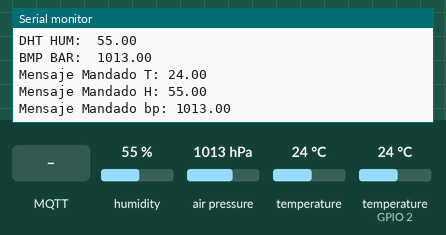
The sketch below on a simulated ESP8266 (NodeMCU). Parts: the last lines printed to the serial monitor. The inputs (shaded band) are chosen by the test bench; at power-on: humidity 55 %, air pressure 1013 hPa, temperature 24 °C, temperature (sensor on GPIO 2) 24 °C. WiFi joins after 1.5 s; servers stay silent unless stated; no MQTT or app messages arrive unless stated. At 8.3 s the program puts the board to deep sleep or switches it off; the recording ends there.

Above: at 3.7 s.
3.8 s: MQTT message "1" arrives on the first subscribed topic
At 4.7 s:
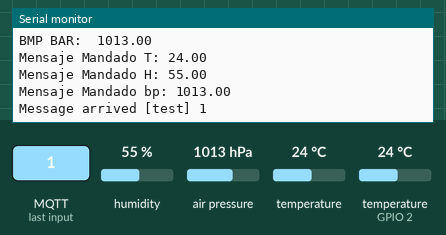
5.3 s: MQTT message "on" arrives on the first subscribed topic
At 5.9 s:
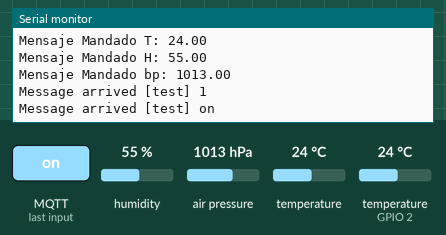
6.8 s: MQTT message "off" arrives on the first subscribed topic
At 8.0 s:
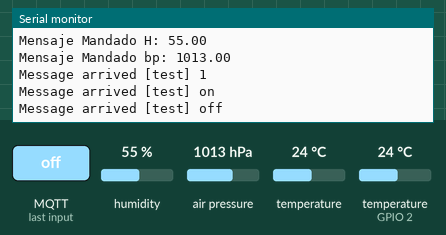

Measured:
- after the input at 3.8 s, the serial monitor: prints a new line at once (image 1)
- after the input at 5.3 s, the serial monitor: prints a new line at once (image 2)
- after the input at 6.8 s, the serial monitor: prints a new line at once (image 3)

The sketch:

main_EM.ino
```cpp
#include "EM_lite.hpp"
#include <ESP8266WiFiMulti.h>
#include <ESP8266HTTPClient.h>
#include <ESP8266WiFi.h>
#include <ESP8266mDNS.h>
#include <WiFiUdp.h>
#include <ArduinoOTA.h>
#include <PubSubClient.h>

//variables y objetos varios
EMlite em(2, 22);
float* data;
unsigned long ultima, ultima1;

//CREDENCIALES WIFI Y MQTT
const char* ssid = "Notebooks ETEC";
const char* password = "373k123*";
IPAddress server(192,168,40,242);
#define MQTT_port 1883
WiFiClient espClient;
PubSubClient client(espClient);
unsigned long lastMsg = 0;
#define MSG_BUFFER_SIZE  (50)
char msg[MSG_BUFFER_SIZE];

void callback(char* topic, byte* payload, unsigned int length) {
    Serial.print("Message arrived [");
    Serial.print(topic);
    Serial.print("] ");
    String mensaje;
    for (int i = 0; i < length; i++) {
        Serial.print((char)payload[i]);
        mensaje += (char)payload[i];
    }
    Serial.println();
    if (mensaje == "SLEEP"){
        Serial.print("Sleep moment");
        ESP.deepSleep(900000000);
    }
}

void reconnect() {
    // Loop until we're reconnected
    if (!client.connected()) {
        Serial.print("Attempting MQTT connection...");
        // Create a random client ID
        String clientId = "MadBone";
        // Attempt to connect
        if (client.connect(clientId.c_str())) {
            Serial.println("Conectado!!");
            // Once connected, publish an announcement...
            client.publish("test", "papitas");
            // ... and resubscribe
            client.subscribe("test");
            client.subscribe("hum");
            client.subscribe("temp");
            client.subscribe("sleep");
        } else {
            Serial.print("failed, rc=");
            Serial.print(client.state());
        }
    }
}

void setup(){
    Serial.begin(115200);
    //WIFI & MQTT SETUP
    WiFi.mode(WIFI_STA);
    WiFi.begin(ssid, password);
    Serial.print("Conectando...");
    while (WiFi.status() != WL_CONNECTED) {
    delay(500);
    Serial.print(".");
    }
    Serial.print("Conectado con éxito, mi IP es: ");
    Serial.println(WiFi.localIP());
    delay(1000);
    client.setServer(server, 1883);
    client.setCallback(callback);

    //OTA SETUP
    ArduinoOTA.setHostname("iDareYouToChangeThisCodeYouFilthyCasual");
    ArduinoOTA.setPassword("SunnySunday");
    ArduinoOTA.onStart([]() {
        String type;
        if (ArduinoOTA.getCommand() == U_FLASH) {
            type = "sketch";
        } else { // U_FS
            type = "filesystem";
        }
        Serial.println("Start updating " + type);
    });
    ArduinoOTA.onEnd([]() {
        Serial.println("\nEnd");
    });
    ArduinoOTA.onProgress([](unsigned int progress, unsigned int total) {
        Serial.printf("Progress: %u%%\r", (progress / (total / 100)));
    });
    ArduinoOTA.onError([](ota_error_t error) {
        Serial.printf("Error[%u]: ", error);
        if (error == OTA_AUTH_ERROR) Serial.println("Auth Failed");
        else if (error == OTA_BEGIN_ERROR) Serial.println("Begin Failed");
        else if (error == OTA_CONNECT_ERROR) Serial.println("Connect Failed");
        else if (error == OTA_RECEIVE_ERROR) Serial.println("Receive Failed");
        else if (error == OTA_END_ERROR) Serial.println("End Failed");
    });
    ArduinoOTA.begin();
}

void loop(){
    //OTA & MQTT HANDLER
    ArduinoOTA.handle();
    if (!client.connected()){
        if (millis()>=ultima1){
            ultima1 = millis() + 2000;
            reconnect();
        }
    }
    client.loop();

    if (millis()>=ultima){
        ultima = millis() + 10000;
        data = em.get_data();
        Serial.println("----------------------------------------\n\t\tDATA\n----------------------------------------");
        Serial.print("BMP TEMP:\t"); Serial.println(*(data + 0));
        Serial.print("DHT TEMP:\t"); Serial.println(*(data + 1));
        Serial.print("DHT HUM:\t"); Serial.println(*(data + 2));
        Serial.print("BMP BAR:\t"); Serial.println(*(data + 3));

        if (client.connected()){
            snprintf (msg,  MSG_BUFFER_SIZE, "%.2f", *(data + 0));
            Serial.print("Mensaje Mandado T: ");
            Serial.println(msg);
            client.publish("temp", msg);

            snprintf (msg,  MSG_BUFFER_SIZE, "%.2f", *(data + 2));
            Serial.print("Mensaje Mandado H: ");
            Serial.println(msg);
            client.publish("hum", msg);

            snprintf (msg,  MSG_BUFFER_SIZE, "%.2f", *(data + 3));
            Serial.print("Mensaje Mandado bp: ");
            Serial.println(msg);
            client.publish("bp", msg);
        }
    }
}
```

EM_lite.cpp
```cpp
#include "EM_lite.hpp"

//constructor
EMlite::EMlite(int8_t dhtPin, int8_t dhtType) : _dht(dhtPin, (dhtType==11 ? DHT11 : DHT22)){
    //DECLARACION Y INICIALIZACION DE SENSORES
    _dht.begin();
    Adafruit_BMP085 bmp_;
    if (!_bmp.begin()) {
        Serial.println("Could not find a valid BMP085 sensor, check wiring!");
        while (1) {}
    }
}

float* EMlite::get_data(){
    _presion = _bmp.readPressure() * 0.01;
    _t1 = _bmp.readTemperature();
    _t2 = _dht.readTemperature();
    _h = _dht.readHumidity();
    while(isnan(_t2) || isnan(_h)){
        _t2 = _dht.readTemperature();
        _h = _dht.readHumidity();
    }
    float* data = new float[4];
    data[0] = _t1;
    data[1] = _t2;
    data[2] = _h;
    data[3] = _presion;

    return data;
}
```

EM_lite.hpp
```cpp
#ifndef EM_lite
#define EM_lite
#include "Arduino.h"
#include <Adafruit_Sensor.h>
#include <DHT.h>
#include <DHT_U.h>
#include <Adafruit_BMP085.h>
#include <Wire.h>

class EMlite {
    public:
        EMlite(int8_t dhtPin, int8_t dhtType);
        float* get_data();
    private:
        DHT _dht;
        Adafruit_BMP085 _bmp;
        float _t1, _t2, _h, _presion;
};
#endif
```
